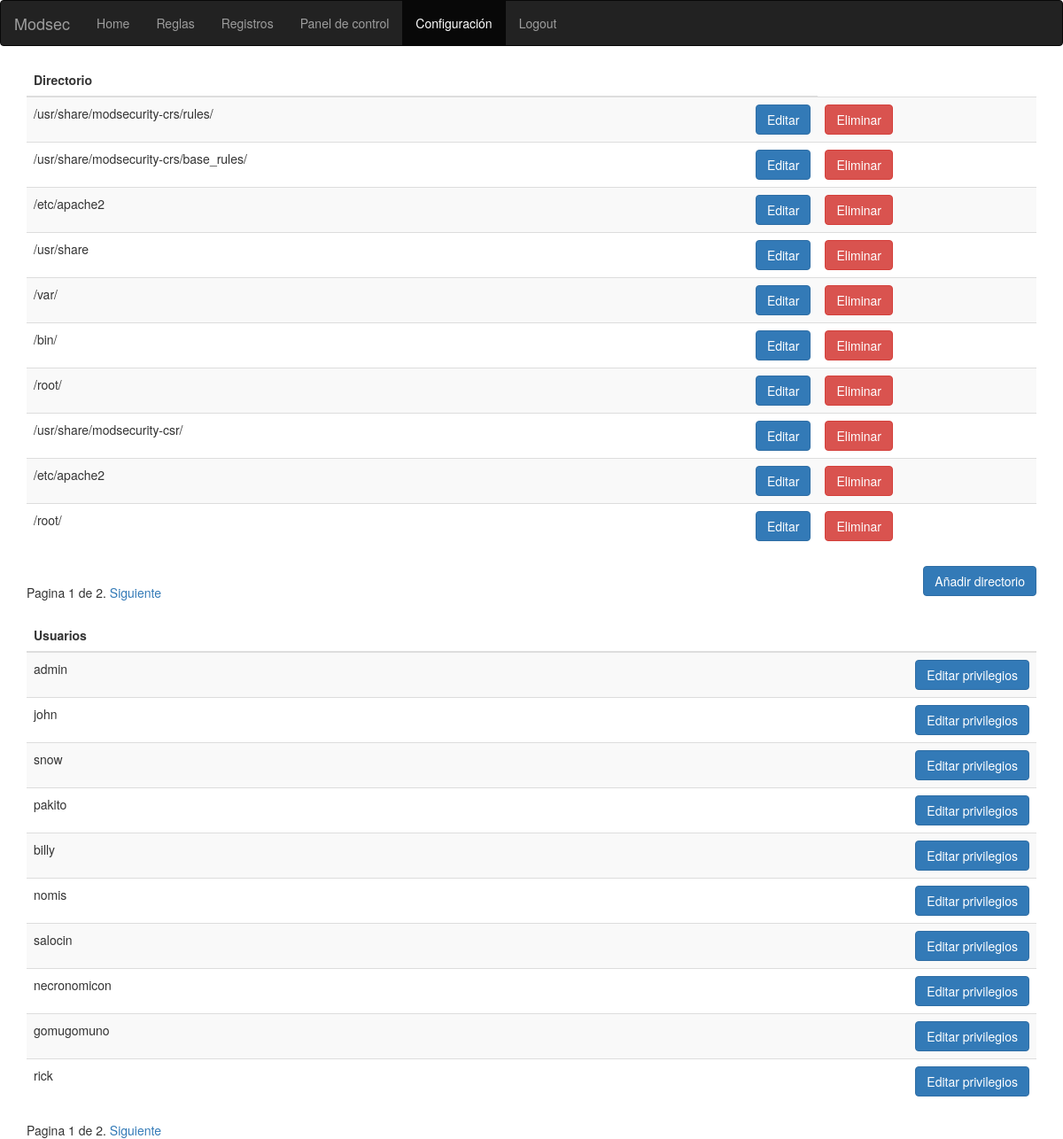
Before: /modsec/conf/ (signed in) with the older database file.
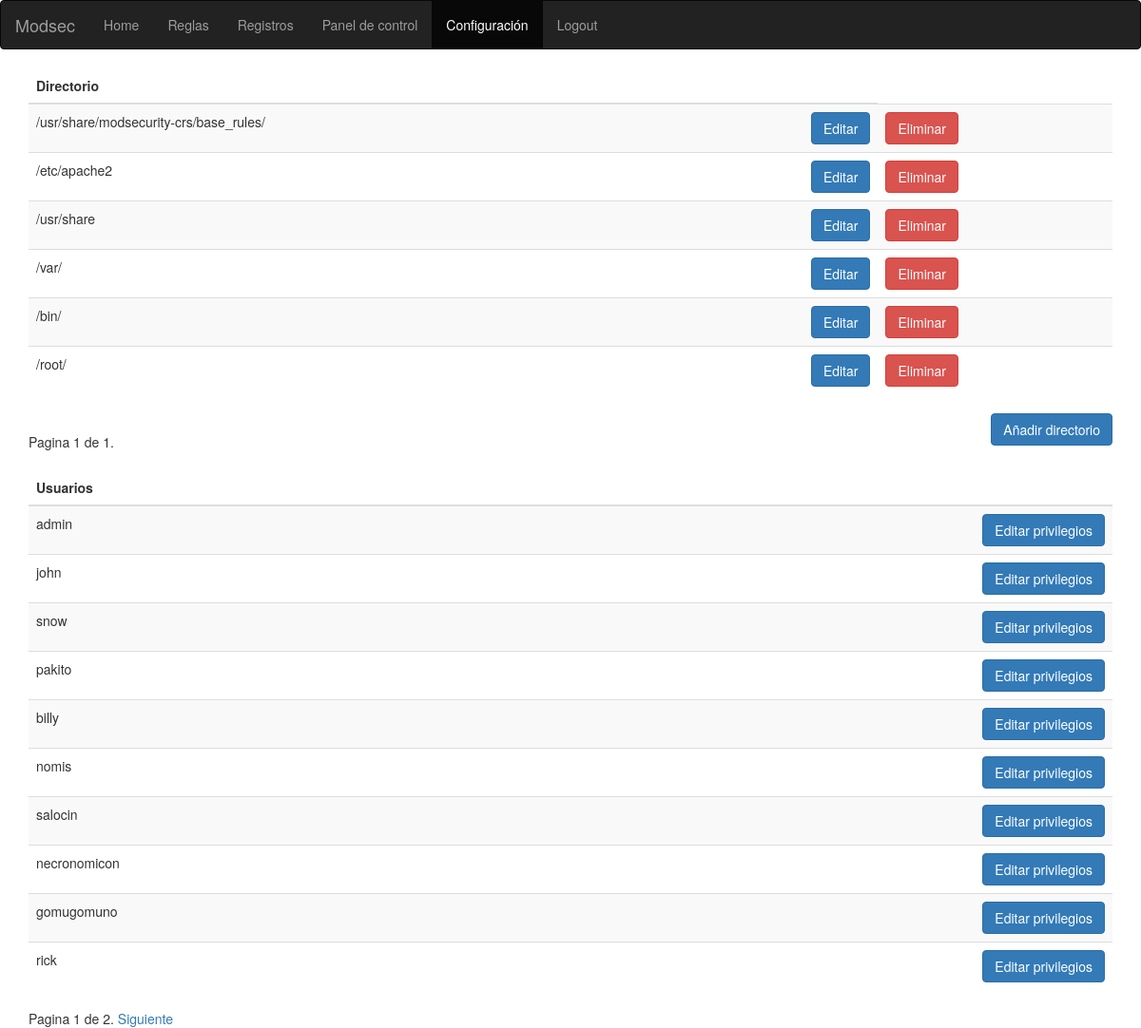
After: the same page with the newer database file.
### modsec/models.py (models this page shows, shortened)
class Path(models.Model):
    text=models.CharField(max_length=250)

### modsec/views.py (the view)
@login_required(login_url='/modsec/login')
def paths(request):
    directorios=Path.objects.all()
    usuarios=User.objects.all()
    paginator = Paginator(directorios, 10)
    page = request.GET.get('page')
    try:
        directorios = paginator.page(page)
    except PageNotAnInteger:
        directorios = paginator.page(1)
    except EmptyPage:
        directorios = paginator.page(paginator.num_pages)
    paginator2 = Paginator(usuarios, 10)
    page2 = request.GET.get('page2')
    try:
        usuarios = paginator2.page(page2)
    except PageNotAnInteger:
        usuarios = paginator2.page(1)
    except EmptyPage:
        usuarios = paginator2.page(paginator2.num_pages)
    context={'directorios':directorios,'usuarios':usuarios}
    return render(request, 'modsec/conf.html',context)

### modsec/templates/modsec/conf.html (shortened to what this page needs)
<!DOCTYPE html>
<html lang="en">
<head>
  <link rel="stylesheet" href="https://maxcdn.bootstrapcdn.com/bootstrap/3.3.7/css/bootstrap.min.css">
</head>
<body>
<nav class="navbar navbar-inverse">
  <div class="container-fluid">
    <div class="navbar-header">
      <a class="navbar-brand" href="/modsec/">Modsec</a>
    </div>
    <ul class="nav navbar-nav">
      <li><a href="/modsec/">Home</a></li>
      <li ><a href="/modsec/rules/">Reglas</a></li>
      <li><a href="/modsec/logs/">Registros</a></li>
      <li><a href="/modsec/dashboard/">Panel de control</a></li>
      <li class="active"><a href="/modsec/conf/">Configuración</a></li>
      <li><a href="/modsec/logout/">Logout</a></li>
    </ul>
  </div>
</nav>
<div class="container">
  <table class="table table-striped">
    <thead>
      <tr>
        <th>Directorio</th>
        <th></th>
      </tr>
    </thead>
    <tbody>
     {% for dir in directorios %}
     	<tr>
			 <td>{{ dir.text }}</td>
       <td> <a href="/modsec/editPath/{{ dir.id }}" class="btn btn-primary" style="float:right">Editar</a></td>
       {% if request.user.is_superuser %}
          <td> <a href="/modsec/deletePath/{{ dir.id }}" class="btn btn-danger" style="float:left">Eliminar</a></td>
       {% endif %}
	 {% endfor %}
       </tr>
    </tbody>
  </table>
  <div class="pagination">
    <span class="step-links">
        <span class="current">
            Pagina {{ directorios.number }} de {{ directorios.paginator.num_pages }}.
        </span>
        {% if directorios.has_next %}
            <a href="?page={{ directorios.next_page_number }}">Siguiente</a>
        {% endif %}
    </span>
</div>
 <a href="/modsec/addPath/" class="btn btn-primary" style="float:right">Añadir directorio</a>
</div>
{% if request.user.is_superuser %}
    <div class="container">
    <table class="table table-striped">
      <thead>
        <tr>
          <th>Usuarios</th>
          <th></th>
        </tr>
      </thead>
      <tbody>
       {% for u in usuarios %}
        <tr>
         <td>{{u.username }}</td>
         <td> <a href="/modsec/editUser/{{ u.id }}" class="btn btn-primary" style="float:right">Editar privilegios</a></td>
     {% endfor %}
         </tr>
      </tbody>
    </table>
    <div class="pagination2">
      <span class="step-links">
          <span class="current">
              Pagina {{ usuarios.number }} de {{ usuarios.paginator.num_pages }}.
          </span>
          {% if usuarios.has_next %}
              <a href="?page2={{ usuarios.next_page_number }}">Siguiente</a>
          {% endif %}
      </span>
    </div>
    </div>
    {% endif %}
</body>
</html>

Changed rows visible on the page:
removed Path: text "/usr/share/modsecurity-crs/rules/"
removed Path: text "/usr/share/modsecurity-csr/"
removed Path: text "/etc/apache2"
removed Path: text "/root/"
Other visible differences:
{{ directorios.paginator.num_pages }}: "2" → "1"
text no longer shown: "Siguiente"
